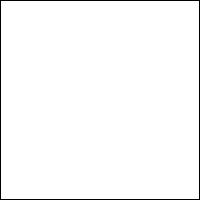
#> input picture install/marco_navigation/share/marco_navigation/maps/nav_test.pgm, 200 x 200 px, given in place of the camera
$ python serit_teshis.py ../../install/marco_navigation/share/marco_navigation/maps/nav_test.pgm
#> lines starting #> are read from the running program, lines starting #| are printed output that depends on the picture; after the words box and inside, x2 and y2 are one past the last pixel; in counts of white or black regions, pixels touching at a corner belong together
"""Tek karede eski Otsu/HSV deneylerini gorsellestirir.

Sonucu PNG'ye yazar; guncel imgprocess surus zincirinin parcasi degildir.

Kullanim:
    python3 serit_teshis.py <cikti.png>
"""

from __future__ import annotations

import sys

import cv2
import numpy as np

CIKTI = sys.argv[1] if len(sys.argv) > 1 else "/tmp/serit_teshis.png"

cap = cv2.VideoCapture(0, cv2.CAP_V4L2)
cap.set(cv2.CAP_PROP_FOURCC, cv2.VideoWriter_fourcc(*"MJPG"))
cap.set(cv2.CAP_PROP_FRAME_WIDTH, 640)
cap.set(cv2.CAP_PROP_FRAME_HEIGHT, 480)

# Ilk kareler otomatik pozlama oturmadan geldigi icin atiliyor.
for _ in range(10):
    cap.read()
#> this loop made 10 passes
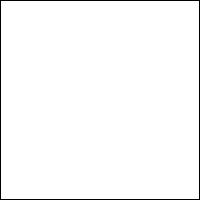
#> input picture install/marco_navigation/share/marco_navigation/maps/nav_test.pgm, 200 x 200 px, given in place of the camera
ret, kare = cap.read()
#> kare is the input picture: shape (200, 200, 3); values 0 (black) and 254 (white), 98% white; black in thin lines or dots
cap.release()

if not ret:
    print("kare alinamadi", file=sys.stderr)
    raise SystemExit(1)

yukseklik, genislik, _ = kare.shape
#> yukseklik = 200; genislik = 200
merkez_x = genislik // 2
#> merkez_x = 100
gosterim = kare.copy()

gri = cv2.cvtColor(kare, cv2.COLOR_BGR2GRAY)
_, otsu = cv2.threshold(gri, 0, 255, cv2.THRESH_BINARY_INV + cv2.THRESH_OTSU)
#> otsu: shape (200, 200); 2% white in thin lines or dots

hsv = cv2.cvtColor(kare, cv2.COLOR_BGR2HSV)
#> hsv: shape (200, 200, 3); mean H, S, V 0, 0, 248.9
maske = cv2.inRange(hsv, np.array([0, 0, 0]), np.array([180, 255, 50]))
cekirdek = np.ones((5, 5), np.uint8)
maske = cv2.dilate(cv2.erode(maske, cekirdek, iterations=1), cekirdek, iterations=1)
#> maske: shape (200, 200); every value is 0

ozet = []

m = cv2.moments(otsu)
#> m = moments, m00 202980, centre m10/m00, m01/m00 = (99.5, 99.5)
if m["m00"] > 0:
    cx, cy = int(m["m10"] / m["m00"]), int(m["m01"] / m["m00"])
#> cx = 99; cy = 99
    cv2.circle(gosterim, (cx, cy), 8, (0, 0, 255), -1)
    cv2.line(gosterim, (merkez_x, cy), (cx, cy), (0, 0, 255), 2)
    ozet.append(f"OTSU hata = {cx - merkez_x:+d} px")
else:
    ozet.append("OTSU: bolge bulunamadi")

konturlar, _ = cv2.findContours(maske, cv2.RETR_TREE, cv2.CHAIN_APPROX_SIMPLE)
#> konturlar = []
if konturlar:
    enbuyuk = max(konturlar, key=cv2.contourArea)
    m = cv2.moments(enbuyuk)
    if m["m00"] > 0:
        cx, cy = int(m["m10"] / m["m00"]), int(m["m01"] / m["m00"])
        cv2.drawContours(gosterim, [enbuyuk], -1, (0, 255, 0), 2)
        cv2.circle(gosterim, (cx, cy), 10, (0, 255, 0), -1)
        cv2.line(gosterim, (merkez_x, cy), (cx, cy), (0, 255, 0), 2)
        oran = 100.0 * cv2.contourArea(enbuyuk) / (yukseklik * genislik)
        ozet.append(f"HSV  hata = {cx - merkez_x:+d} px, kontur karenin %{oran:.1f}'i")
else:
    ozet.append("HSV: kontur bulunamadi")

cv2.line(gosterim, (merkez_x, 0), (merkez_x, yukseklik), (255, 0, 0), 2)
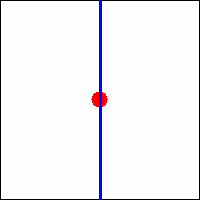
#> gosterim: shape (200, 200, 3); mean B, G, R 248, 244.2, 245.2

# Uc gorunumu yan yana koy: ham+isaretli, OTSU maskesi, HSV maskesi.
birlesik = np.hstack(
    [
        gosterim,
        cv2.cvtColor(otsu, cv2.COLOR_GRAY2BGR),
        cv2.cvtColor(maske, cv2.COLOR_GRAY2BGR),
    ]
)
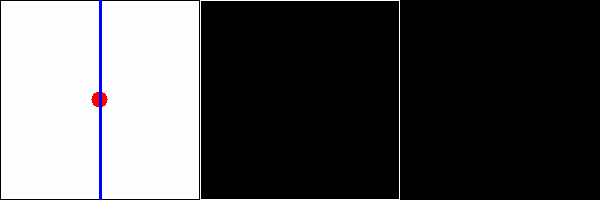
#> birlesik: shape (200, 600, 3); mean B, G, R 84.4, 83.1, 83.4
for i, etiket in enumerate(["ham (kirmizi OTSU, yesil HSV)", "OTSU maskesi", "HSV maskesi"]):
    cv2.putText(
        birlesik, etiket, (i * genislik + 8, 20),
        cv2.FONT_HERSHEY_SIMPLEX, 0.5, (0, 255, 255), 1
    )
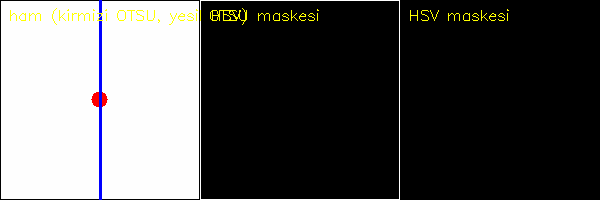
#> birlesik: shape (200, 600, 3); 0.77% of pixels changed, all inside (x1, y1, x2, y2) = (10, 8, 509, 25)

cv2.imwrite(CIKTI, birlesik)
print("\n".join(ozet))
#| OTSU hata = -1 px
#| HSV: kontur bulunamadi
print(f"kaydedildi: {CIKTI}")
